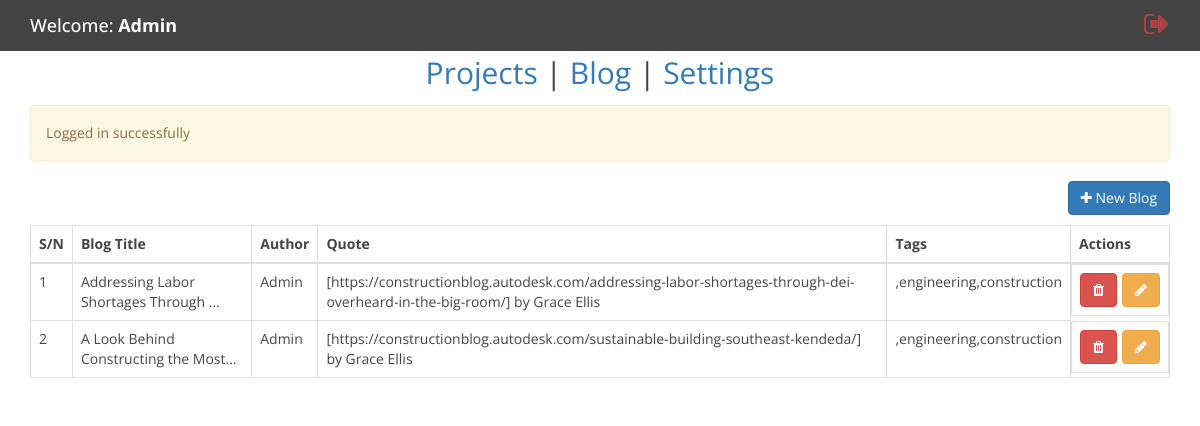
The app's page /administrator/blogs.php (signed in) with its own data.
### tables this page shows
CREATE TABLE `blogposts` (
  `id` int(11) UNSIGNED NOT NULL,
  `title` varchar(500) NOT NULL DEFAULT '',
  `slug` varchar(500) DEFAULT NULL,
  `author` varchar(500) NOT NULL DEFAULT '',
  `cover` varchar(500) NOT NULL DEFAULT '',
  `thumb` varchar(500) DEFAULT NULL,
  `body` text DEFAULT NULL,
  `qoute` text DEFAULT NULL,
  `file` varchar(500) DEFAULT NULL,
  `tags` varchar(11) NOT NULL DEFAULT '',
  `views` int(11) NOT NULL DEFAULT 0,
  `date_posted` timestamp NOT NULL DEFAULT current_timestamp() ON UPDATE current_timestamp()
);

CREATE TABLE `members` (
  `id` int(11) UNSIGNED NOT NULL,
  `username` varchar(500) DEFAULT NULL,
  `password` varchar(500) DEFAULT NULL,
  `email` varchar(500) DEFAULT NULL,
  `email_slug` varchar(500) DEFAULT NULL,
  `roles` int(11) DEFAULT NULL,
  `date_registered` timestamp NOT NULL DEFAULT current_timestamp() ON UPDATE current_timestamp()
);

### core/func.basic.php (called while the page is built, shortened)
<?php
function connectDb() {
  global $db_user,$db_host,$db_pass, $database;
  $conn = mysqli_connect($db_host,$db_user,$db_pass,$database);
  return $conn;
}
function selectQuery($query, $options=null) {
  $result = mysqli_query(connectDb(), $query);
  if(!$options) {
      return $result;
  }
}
function getUserInfoById($userid, $info) {
    $query = selectQuery("SELECT * FROM members WHERE id = '$userid'");
    $row = mysqli_fetch_assoc($query);
    return $row[$info];
}

### administrator/blogs.php (the view, shortened to what this page needs)
<?php require_once "../includes/styles.php" ?>
    <link rel="stylesheet" href="./theme.css">
    <section class="top_bar" style="padding: 10px 30px;background-color: #444;color: white;margin-bottom: 10px">
        <div class="" style="display: flex;align-items: center;justify-content: space-between">
            <h4>Welcome: <strong>Admin</strong></h4>
            <a href="logout.php"><i class="fa fa-2x text-danger fa-sign-out"></i></a>
        </div>
    </section>
    <div class="container navigation text-center" style="font-size: 30px">
        <a href="index.php">Projects</a> |
        <a class="active" href="blogs.php">Blog</a> |
        <a href="settings.php">Settings</a>
    </div>
    <section style="margin-top: 20px">
        <div class="container">
            <?php if(isset($_SESSION['alert'])) { ?>
                <div class="alert alert-warning">
                    <div class="alert-message"><?php echo $_SESSION['alert']; ?></div>
                </div>
                <?php unset($_SESSION['alert']);} ?>
            <div style="display: flex;justify-content: right;align-items: center">
                <a href="new-blog.php" class="btn btn-primary" style="margin-bottom: 10px"><i class="fa fa-plus"></i> New Blog</a>
            </div>
            <table class="table table-responsive table-bordered">
                <thead>
                <tr>
                    <th>S/N</th>
                    <th>Blog Title </th>
                    <th>Author</th>
                    <th>Quote</th>
                    <th>Tags</th>
                    <th>Actions</th>
                </tr>
                </thead>
                <tbody>
                <?php
                $query = selectQuery("SELECT * FROM blogposts");
                if(mysqli_num_rows($query) > 0) {
                    $count = 0;
                    while($row=mysqli_fetch_assoc($query)) {
                        $author = getUserInfoById($row['author'], "username") ?: 'Anonymous';
                        $tags_arr = explode(",", $row['tags']);
                        $tag_str = "";
                        foreach ($tags_arr as $tag) {
                            $tag_str = $tag_str.",". mysqli_fetch_assoc(selectQuery("SELECT * FROM tags  WHERE id = '$tag'"))['name'];
                        }
                        $count += 1;
                        echo "<tr>";
                        echo "<td>".$count."</td>";
                        echo "<td>".substr($row['title'], 0, 35)."...</td>";
                        echo "<td>".$author."</td>";
                        echo "<td>".$row['qoute']."</td>";
                        echo "<td>".$tag_str."</td>";
                        echo "<td style='display: flex;gap: 5px'>";
                        echo "<a onclick='window.alert(`This action cannot be undone`)' href='?delete=".$row['slug']."' class='btn btn-danger'><i class='fa fa-trash'></i></a>";
                        echo "<a href='new-blog.php?edit=".$row['slug']."' class='btn btn-warning'><i class='fa fa-pencil'></i></a>";
                        echo "</td>";
                        echo "</tr>";
                    }
                } else {
                    echo "<tr><p>No Blogs Yet.</p></tr>";
                }
                ?>
                </tbody>
            </table>
        </div>
    </section>
<?php require_once "../includes/scripts.php" ?>

### records on screen
blogposts: title "Addressing Labor Shortages Through", author.username "Admin", qoute "[https://constructionblog.autodesk.com/addressing-labor-shortages-through-dei-overheard-in-the-big-room/] by Grace Ellis", tag_str ",engineering,construction"
blogposts: title "A Look Behind Constructing the Most", author.username "Admin", qoute "[https://constructionblog.autodesk.com/sustainable-building-southeast-kendeda/] by Grace Ellis", tag_str ",engineering,construction"

### other values on screen
$_SESSION['alert'] "Logged in successfully"
